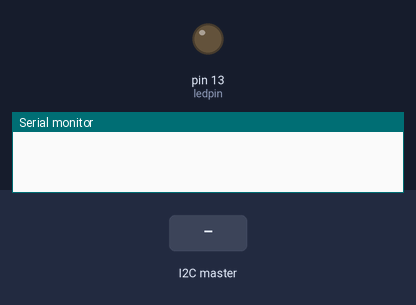
Bench run of a sketch on a simulated Arduino Uno, built with avr-gcc and run on an emulated ATmega328P. On the bench: output pins drawn as LEDs (lit = HIGH), the last lines printed to the serial monitor. The test bench sets the inputs (shaded band).

Above: at 1.2 s.
1.3 s: the I2C master sends the byte 2
At 1.8 s:
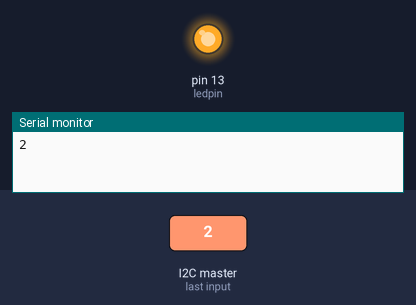
2.8 s: the I2C master sends the byte 1
At 4.2 s:
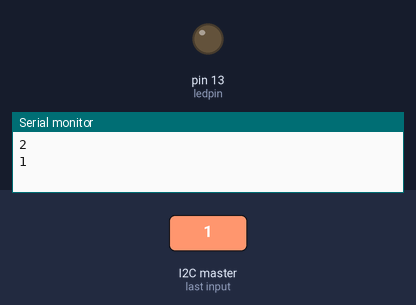
Timing chart, 0 to 5.8 s (numbered marks = the images above; inputs shaded):
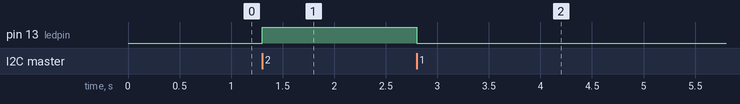

The sketch:

slave_1.ino
```cpp
#include <Wire.h>
// slave code to get the value from the master about the push button and turn on the led according to it
int ledpin=13;
void setup() {
  // put your setup code here, to run once:
pinMode(13,OUTPUT);
Wire.begin(4);
Wire.onReceive(receiveEvent);
Serial.begin(9600);
}

void receiveEvent(int howmany) {
  // put your main code here, to run repeatedly:
while(Wire.available()>0){
  int x=Wire.read();
  Serial.println(x);
  if(x==2){
    digitalWrite(13,HIGH);
  }
  else{
    digitalWrite(13,LOW);
  }
}
}
void loop()
{
delay(500);
}
```

Measured:
- after the input at 1.3 s, pin 13 (ledpin): LOW → HIGH at once
- after the input at 2.8 s, pin 13 (ledpin): HIGH → LOW at once
